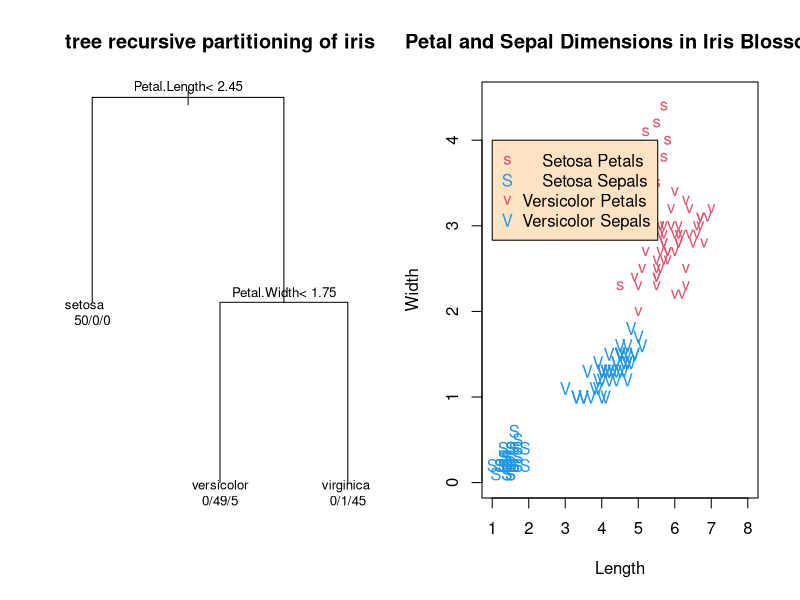

The R source for this figure:
## ---- chunk 1
library(knitr)
opts_chunk$set(results='asis', message=FALSE, warnings=FALSE, cache=TRUE)
## ---- chunk 2

    data(iris)


    library(rpart)
    rpart(Species ~ ., iris)
    ir.rp =rpart(Species ~ ., iris)
    ir.rp

    par(mfrow = c(1,2), xpd=NA)
    plot(ir.rp, main = 'tree recursive partitioning of iris')
    text(ir.rp, cex=0.8, use.n=TRUE)
    table(iris$Species) # is data.frame with 'Species' factor
     iS <- iris$Species == "setosa"
     iV <- iris$Species == "versicolor"
     op <- par(bg = "bisque")
     matplot(c(1, 8), c(0, 4.5), type =  "n", xlab = "Length", ylab = "Width",
             main = "Petal and Sepal Dimensions in Iris Blossoms")
     matpoints(iris[iS,c(1,3)], iris[iS,c(2,4)], pch = "sS", col = c(2,4))
     matpoints(iris[iV,c(1,3)], iris[iV,c(2,4)], pch = "vV", col = c(2,4))
     legend(1, 4, c("    Setosa Petals", "    Setosa Sepals",
                    "Versicolor Petals", "Versicolor Sepals"),
            pch = "sSvV", col = rep(c(2,4), 2))

## ---- chunk 3
	r = runif(1000)
